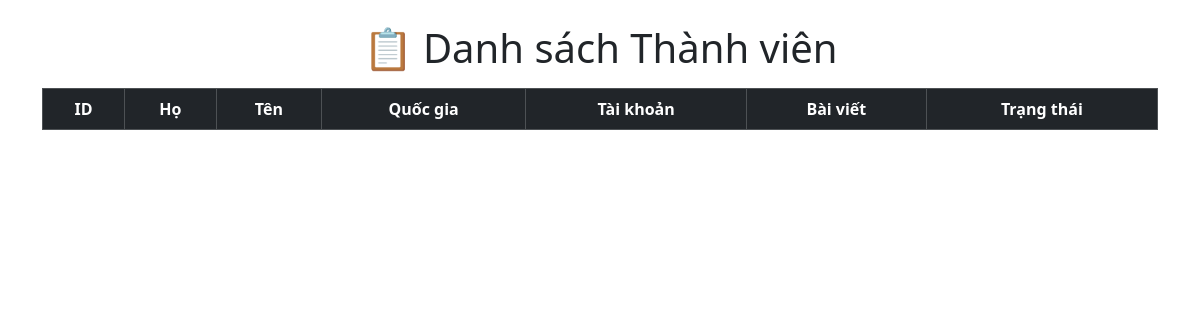
The app's page /index/, older data.
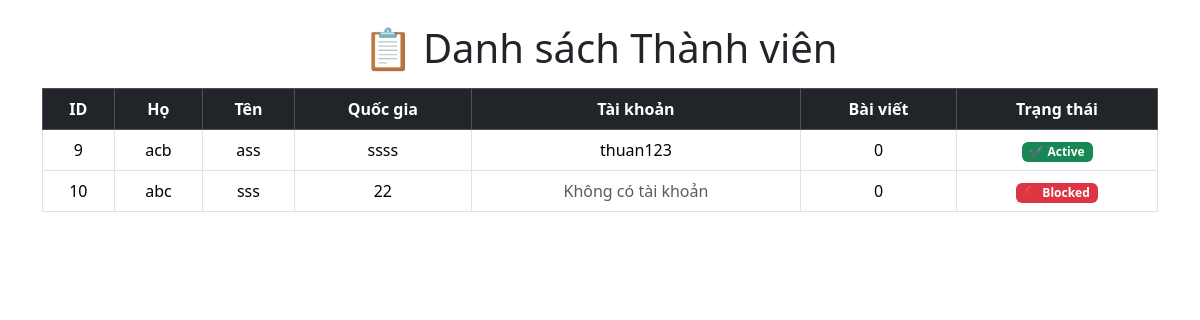
The same page, newer data.
### app/models.py (models this page shows, shortened)
class Member(models.Model):
    user = models.OneToOneField(User, on_delete=models.SET_NULL, null=True, blank=False)
    firstname = models.CharField(max_length=100)
    lastname = models.CharField(max_length=100)
    country = models.CharField(max_length=100)
    def post_count(self):
        if self.user:
            return self.user.post_set.count()
        return 0

### app/views.py (the view)
# urls.py: path('index/', views.index, name="index"),
def index(request):
    mem=Member.objects.all()
    return render(request,'app/index.html',{'mem':mem})

### app/templates/app/index.html (shortened to what this page needs)
<!DOCTYPE html>
<html lang="en">
<head>
    {% load static %}
    <link rel="stylesheet" href="{% static 'style.css' %}">
    <link href="https://cdn.jsdelivr.net/npm/bootstrap@5.3.3/dist/css/bootstrap.min.css" rel="stylesheet">
</head>
<body>
    <div class="container mt-4">
        <h1 class="text-center">📋 Danh sách Thành viên</h1>
        <table class="table table-bordered table-hover mt-3">
            <thead class="table-dark text-center">
                <tr>
                    <th>ID</th>
                    <th>Họ</th>
                    <th>Tên</th>
                    <th>Quốc gia</th>
                    <th>Tài khoản</th>
                    <th>Bài viết</th>
                    <th>Trạng thái</th>
                </tr>
            </thead>
            <tbody>
                {% for x in mem %}
                <tr class="text-center">
                    <td>{{ x.id }}</td>
                    <td>{{ x.firstname }}</td>
                    <td>{{ x.lastname }}</td>
                    <td>{{ x.country }}</td>
                    <td>
                        {% if x.user %}
                            {{ x.user.username }}
                        {% else %}
                            <span class="text-muted">Không có tài khoản</span>
                        {% endif %}
                    </td>
                    <td>{{ x.post_count }}</td>
                    <td>
                        {% if x.user and x.user.is_active %}
                            <span class="badge bg-success">✔ Active</span>
                        {% else %}
                            <span class="badge bg-danger">🚫 Blocked</span>
                        {% endif %}
                    </td>
                </tr>
                {% endfor %}
            </tbody>
        </table>
    </div>
</body>
</html>

### app/static/style.css (style rules this page uses)
.container { margin: 80px 240px 60px 240px; padding: 0px 100px 100px 100px; }
h1 { color: green; }

Row changes from the older to the newer data that the page shows:
added Member: id "9", firstname "acb", lastname "ass", country "ssss", user.username "thuan123", post_count "0", shows "✔ Active"
added Member: id "10", firstname "abc", lastname "sss", country "22", shows "Không có tài khoản", post_count "0", shows "🚫 Blocked"
